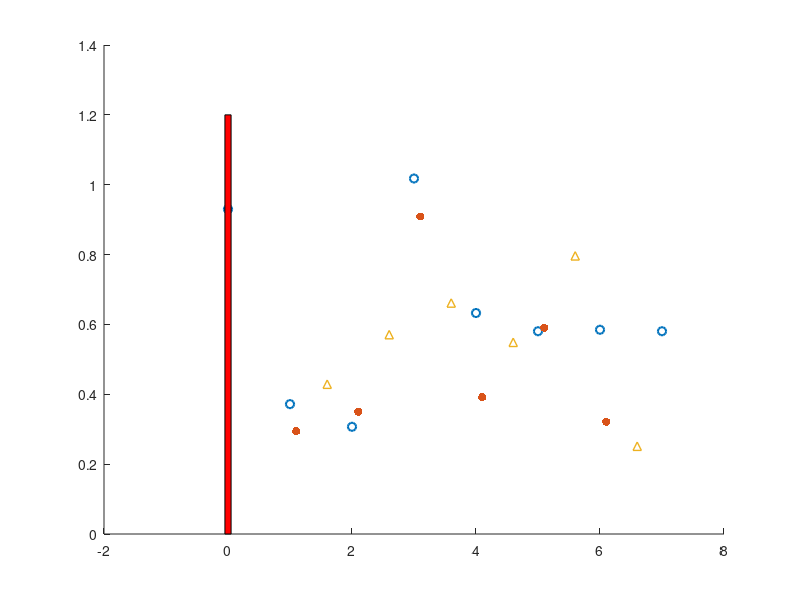

This figure's MATLAB source: (Note: this script raises an error after producing the figure.)
%% Load csv file manually

clear all
close all
clc

% noexo = readtable('/Users/jialinhe1/Desktop/Tesi/Kinect/data/plots_data/prova.csv', 'NumHeaderLines',1);
% pre = readtable('/Users/jialinhe1/Desktop/Tesi/Kinect/data/plots_data/pretherapy.csv', 'NumHeaderLines',1);
% post = readtable('/Users/jialinhe1/Desktop/Tesi/Kinect/data/plots_data/posttherapy.csv', 'NumHeaderLines',1);
% noexo_cov=table2array(noexo); 
% pre_cov=table2array(pre); 
% post_cov=table2array(post);

%% coverage position

% noexo_cov=[0,0.0165;1,0.0143;2,0.0179;3,0.0314;4,0.0197;5,0.0261;6,0.0228;7,0.0258];
% pre_cov=[1.1,0.0191;2.1,0.0166;3.1,0.023;4.1,0.0184;5.1,0.0206;6.1,0.0303];
% post_cov=[1.6,0.0117;2.6,0.0191;3.6,0.0191;4.6,0.0217;5.6,0.0163;6.6,0.024];

%% coverage velocity
noexo_cov=[0,0.93;1,0.3718;2,0.307;3,1.0178;4,0.6327;5,0.5805;6,0.5848;7,0.5805];
pre_cov=[1.1,0.2946;2.1,0.3504;3.1,0.9089;4.1,0.3919;5.1,0.5904;6.1,0.3212];
post_cov=[1.6,0.4288;2.6,0.5707;3.6,0.6613;4.6,0.5487;5.6,0.7963;6.6,0.2512];

%% coverage joint angles
% noexo_cov=[2,29.575;3,19.815;4,18.259;5,15.519;6,18.054;7,23.344];
% pre_cov=[2.1,10.533;3.1,3.3406;4.1,7.212;5.1,5.0924;6.1,3.4967];
% post_cov=[2.6,21.523;3.6,1.7321;4.6,6.1255;5.6,3.4967;6.6,3.51];

%% 

%figure
% sz1 = 50;
% sz2 =100;
p1=scatter(noexo_cov(:,1),noexo_cov(:,2),'red','o', 'LineWidth',1.5);
hold on
p2=scatter(pre_cov(:,1),pre_cov(:,2),'black','filled','LineWidth',1);
hold on
p3=scatter(post_cov(:,1),post_cov(:,2),'blue','^','LineWidth',1);
hold on
% g_x=[0:1:5]; 
% g_y=[0:0.02:0.18]; %position
% g_y=[0:0.2:1.6];   % velocity
% for i=1:length(g_x)
%    plot([g_x(i) g_x(i)], [g_y(1) g_y(end)],'k:') %y grid lines
%    hold on    
% end
% for i=1:length(g_y)
%    plot([g_x(1) g_x(end)],[g_y(i) g_y(i)],'k:') %x grid lines
%    hold on    
% end

x=[-0.05 0.05 0.05 -0.05];
%y=[0 0 0.04 0.04];    % position
y=[0 0 1.2 1.2];    % velocity
%y=[0 0 30 30];    % joint angles
behind=patch(x,y,'red');
behind.FaceAlpha=0.1;
for i=1:7
    x=[-0.05 0.05 0.05 -0.05]+i;
    %y=[0 0 0.04 0.04];    % position
    y=[0 0 1.2 1.2];    % velocity
    %y=[0 0 30 30];    % joint angles
    behindred=patch(x,y,'red');
    behindred.FaceAlpha=0.1;
end

x=[0.05 0.15 0.15 0.05];
%y=[0 0 0.04 0.04];    % position
y=[0 0 1.2 1.2];    % velocity
%y=[0 0 30 30];    % joint angles
behind=patch(x,y,'blue');
behind.FaceAlpha=0.1;
for j=1:7
    x=[0.05 0.15 0.15 0.05]+j;
    %y=[0 0 0.04 0.04];    % position
    y=[0 0 1.2 1.2];    % velocity
    %y=[0 0 30 30];    % joint angles
    behind=patch(x,y,'blue');
    behind.FaceAlpha=0.1;
end

x=[0.15 0.55 0.55 0.15];
%y=[0 0 0.04 0.04];    % position
y=[0 0 1.2 1.2];    % velocity
%y=[0 0 30 30];    % joint angles
behind=patch(x,y,'green');
behind.FaceAlpha=0.05;
for k=1:7
    x=[0.15 0.55 0.55 0.15]+k;
    %y=[0 0 0.04 0.04];    % position
    y=[0 0 1.2 1.2];    % velocity
    %y=[0 0 30 30];    % joint angles
    behind=patch(x,y,'green');
    behind.FaceAlpha=0.05;
end

x=[0.55 0.65 0.65 0.55];
%y=[0 0 0.04 0.04];    % position
y=[0 0 1.2 1.2];    % velocity
%y=[0 0 30 30];    % joint angles
behind=patch(x,y,'blue');
behind.FaceAlpha=0.1;
for j=1:7
    x=[0.55 0.65 0.65 0.55]+j;
    %y=[0 0 0.04 0.04];    % position
    y=[0 0 1.2 1.2];    % velocity
    %y=[0 0 30 30];    % joint angles
    behind=patch(x,y,'blue');
    behind.FaceAlpha=0.1;
end

grid off
set(gca,'xtick',[]);
% ylabel('95% coverage  [m^3]');
% ylabel('95% coverage (m/s)^3');
ylabel('95% coverage ')
xlim([-0.05 8])
%legend([p1 p2 p3],'No ExoNET','With ExoNET pre-therapy','With ExoNET post-therapy')
%title('Coverage 95th percentile position')
%title('Coverage 95th percentile velocity')
hold off
